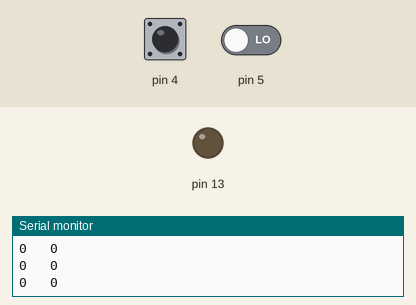
A sketch run on a simulated Arduino Uno, built with avr-gcc and run on an emulated ATmega328P. On the bench: output pins drawn as LEDs (lit = HIGH), the last lines printed to the serial monitor. Dashed ring = blinking. The inputs (shaded band) are chosen by the test bench; at power-on: pin 5 LOW, pin 4 LOW.

Above: at 1.2 s.
1.3 s: pin 5 driven HIGH
At 1.6 s:
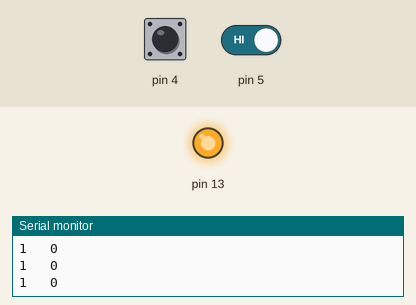
2.8 s: pin 4 driven HIGH
At 3.2 s:
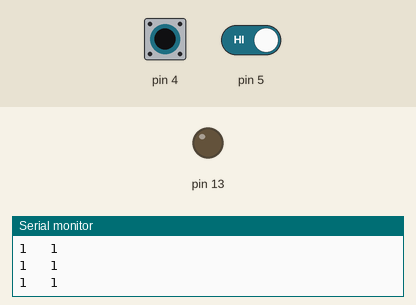
4.3 s: pin 4 driven LOW
At 4.9 s:
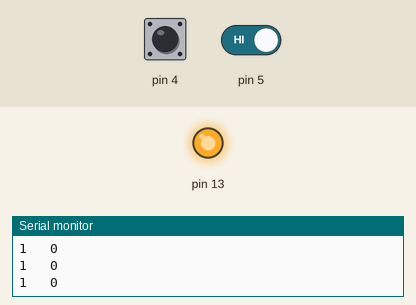
5.8 s: pin 4 pulsed HIGH 2 times (0.12 s each, 0.3 s apart)
At 6.06 s:
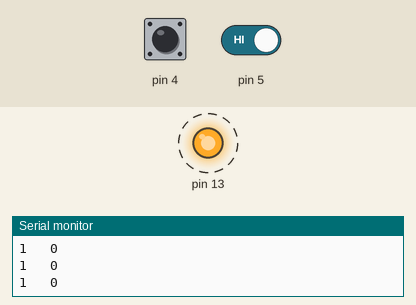
Timing chart, 0 to 8.8 s (numbered marks = the images above; inputs shaded):
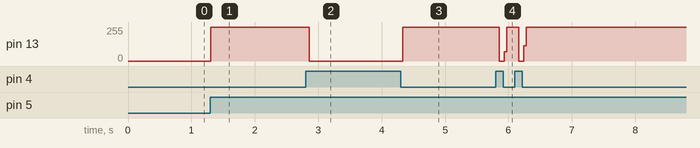

The sketch:

remote_control.ino
```cpp
int x = 0;
int y = 0;
void setup() {
  // put your setup code here, to run once:
pinMode(5,INPUT);
pinMode(13,OUTPUT);
pinMode(4,INPUT);
Serial.begin(9600);
}

void loop() {
  // put your main code here, to run repeatedly:

x = digitalRead(5);
y = digitalRead(4);
if(x == 1)
{digitalWrite(13,HIGH);

  }
if(y == 1)
{digitalWrite(13,LOW);
  }
  Serial.print(x);
  Serial.print("   ");
  Serial.println(y);
}
```

Measured:
- after the input at 1.3 s, pin 13: 0/255 → 255/255 at once
- after the input at 2.8 s, pin 13: 255/255 → 0/255 after 0.06 s
- after the input at 4.3 s, pin 13: 0/255 → 255/255 at once
- after the input at 5.8 s, pin 13: alternates 255/255 for 0.23 s and 0/255 for 0.08 s, 4 changes in all, then stays 255/255, starting after 0.05 s
